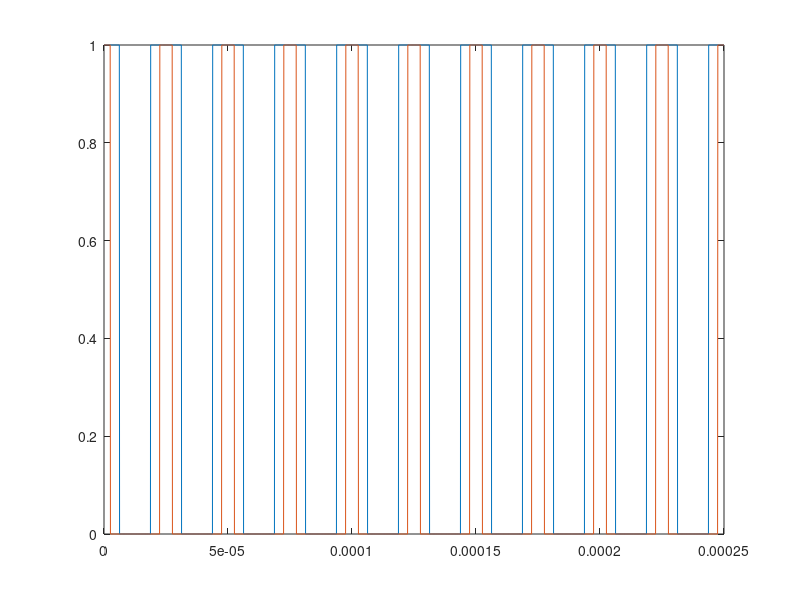

Write the MATLAB code that produced this figure. (Note: this script raises an error after producing the figure.)
clear ;
clc;
tic;
%% Time array
Tstep = 1e-7; % s
fsw = 40e3; % Hz
numberofcarrier=10;
Tfinal =numberofcarrier/fsw ; % s

%% Generate switching signals
Vcarrier=[];
for k = 1:(numberofcarrier)
   Triang_temp = triang(1/(Tstep*fsw));
   Triang_temp=[0;Triang_temp];
   Vcarrier=[Vcarrier;Triang_temp];
end
Vcarrier=[Vcarrier;0];
time=linspace(0,Tfinal,length(Vcarrier));
%%
VrefA=0.5*ones(length(Vcarrier),1);
VrefB=0.2*ones(length(Vcarrier),1);

SA = double(VrefA > Vcarrier);
SB = double(VrefB > Vcarrier);

figure();
plot(time,SA);
hold on;
plot(time,SB);
%%
fs=1/(time(2)-time(1));
Vout=SA-SB;


y = lowpass(Vout,fsw*3.5,fs);
figure();
plot(time,SB);
hold on;
plot(time,y);
hold on;

%%

v1 = -cos(2*pi*fsw*time);
v3 = -cos(2*pi*3*fsw*time);
v13=v1+v3;

y = lowpass(Vout,fsw*0.5,fs);
figure();
plot(time,Vout);
hold on;
plot(time,v13);
hold on;
% plot(time,SB);
% hold on;
